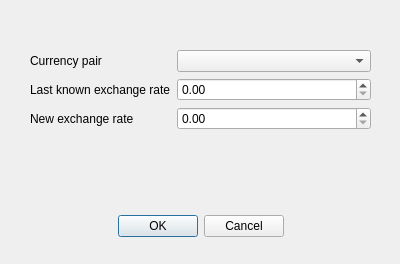
<?xml version="1.0" encoding="UTF-8"?>
<ui version="4.0">
 <class>ExchangeRateUpdateDialog</class>
 <widget class="QDialog" name="ExchangeRateUpdateDialog">
  <property name="geometry">
   <rect>
    <x>0</x>
    <y>0</y>
    <width>400</width>
    <height>264</height>
   </rect>
  </property>
  <property name="windowTitle">
   <string>Dialog</string>
  </property>
  <widget class="QDialogButtonBox" name="buttonBox">
   <property name="geometry">
    <rect>
     <x>30</x>
     <y>210</y>
     <width>341</width>
     <height>32</height>
    </rect>
   </property>
   <property name="orientation">
    <enum>Qt::Orientation::Horizontal</enum>
   </property>
   <property name="standardButtons">
    <set>QDialogButtonBox::StandardButton::Cancel|QDialogButtonBox::StandardButton::Ok</set>
   </property>
   <property name="centerButtons">
    <bool>true</bool>
   </property>
  </widget>
  <widget class="QWidget" name="formLayoutWidget">
   <property name="geometry">
    <rect>
     <x>30</x>
     <y>50</y>
     <width>341</width>
     <height>141</height>
    </rect>
   </property>
   <layout class="QFormLayout" name="formLayout">
    <item row="0" column="0">
     <widget class="QLabel" name="currencyPairLabel">
      <property name="text">
       <string>Currency pair</string>
      </property>
     </widget>
    </item>
    <item row="1" column="0">
     <widget class="QLabel" name="lastKnownExchangeRateLabel">
      <property name="text">
       <string>Last known exchange rate</string>
      </property>
     </widget>
    </item>
    <item row="2" column="0">
     <widget class="QLabel" name="newExchangeRateLabel">
      <property name="text">
       <string>New exchange rate</string>
      </property>
     </widget>
    </item>
    <item row="0" column="1">
     <widget class="QComboBox" name="currencyPairSelector"/>
    </item>
    <item row="1" column="1">
     <widget class="QDoubleSpinBox" name="lastKnownExchangeRateField">
      <property name="locale">
       <locale language="English" country="UnitedKingdom"/>
      </property>
      <property name="maximum">
       <double>1000000.000000000000000</double>
      </property>
     </widget>
    </item>
    <item row="2" column="1">
     <widget class="QDoubleSpinBox" name="newExchangeRateField">
      <property name="locale">
       <locale language="English" country="UnitedKingdom"/>
      </property>
      <property name="maximum">
       <double>1000000.000000000000000</double>
      </property>
     </widget>
    </item>
   </layout>
  </widget>
 </widget>
 <resources/>
 <connections>
  <connection>
   <sender>buttonBox</sender>
   <signal>accepted()</signal>
   <receiver>ExchangeRateUpdateDialog</receiver>
   <slot>accept()</slot>
   <hints>
    <hint type="sourcelabel">
     <x>248</x>
     <y>254</y>
    </hint>
    <hint type="destinationlabel">
     <x>157</x>
     <y>274</y>
    </hint>
   </hints>
  </connection>
  <connection>
   <sender>buttonBox</sender>
   <signal>rejected()</signal>
   <receiver>ExchangeRateUpdateDialog</receiver>
   <slot>reject()</slot>
   <hints>
    <hint type="sourcelabel">
     <x>316</x>
     <y>260</y>
    </hint>
    <hint type="destinationlabel">
     <x>286</x>
     <y>274</y>
    </hint>
   </hints>
  </connection>
 </connections>
</ui>
